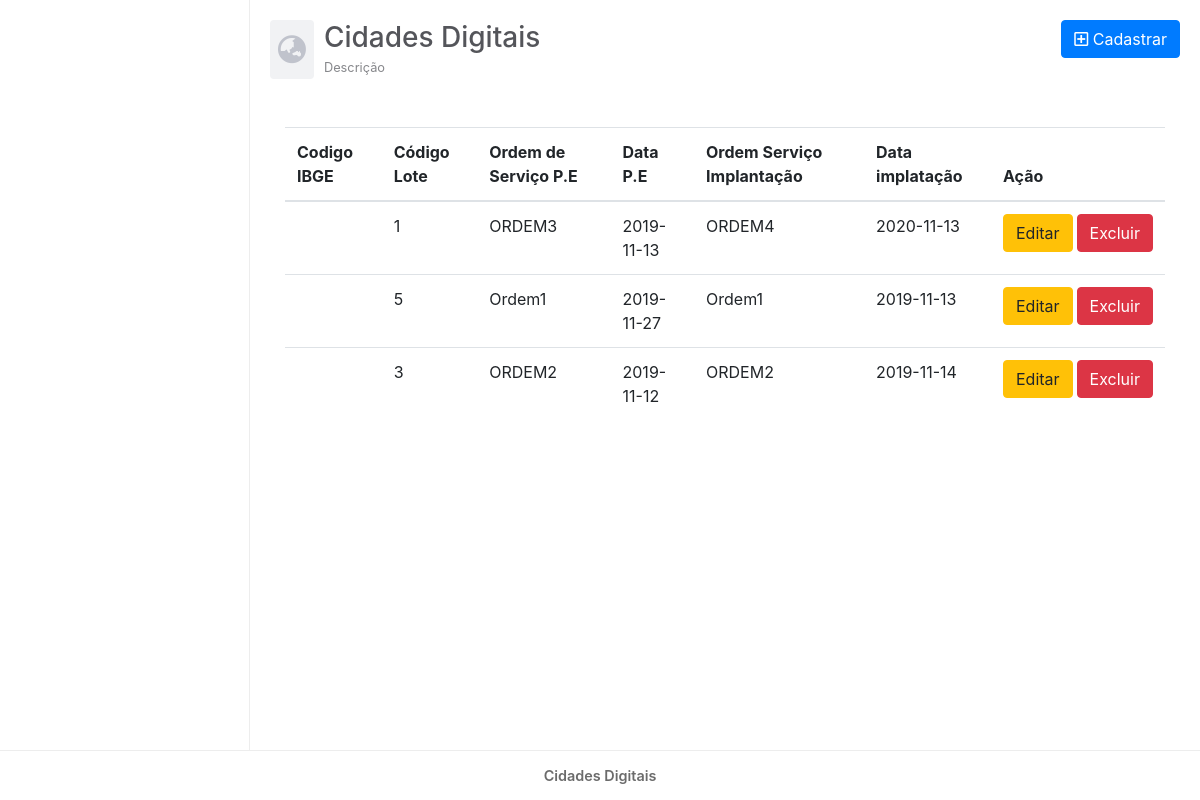
Page /View/Cd.php on the committed database.
### tables this page shows
CREATE TABLE IF NOT EXISTS `cd` (
  `cod_ibge` int(7) NOT NULL,
  `cod_lote` int(11) NOT NULL,
  `os_pe` varchar(10) DEFAULT NULL,
  `data_pe` date DEFAULT NULL,
  `os_imp` varchar(10) DEFAULT NULL,
  `data_imp` date DEFAULT NULL,
  PRIMARY KEY (`cod_ibge`),
  KEY `fk_cd_lote1_idx` (`cod_lote`)
);

### Model/DAO/ClassCdDAO.php (called while the page is built, shortened)
<?php
class ClassCdDAO {
    public function listarCd(){
        try {
            $pdo = Conexao::getInstance();
            $sql = "SELECT CONCAT(municipio.uf, '-',municipio.nome_municipio,' : ',cd.cod_ibge) AS cod_ibge,cd.cod_lote,cd.os_pe,cd.data_pe,cd.os_imp,cd.data_imp
            FROM cd
            INNER JOIN municipio ON cd.cod_ibge = municipio.cod_ibge
            ORDER BY cod_ibge ASC";
            $stmt = $pdo->prepare($sql);
            $stmt->execute();
            return $stmt->fetchAll();
        } catch (PDOException $ex) {
            return $ex->getMessage();
        }
    }
}

### Controller/ControleListarCd.php (called while the page is built)
<?php
require_once '../Model/DAO/ClassCdDAO.php';
$listar = new ClassCdDAO();
$dados = $listar->listarCd();
if($dados) {
    $array_dados = $dados;
} else {
    $array_dados = [];
}

### view/Cd.php (the view, shortened to what this page needs)
<?php
    include_once("_cabecalho.php");
    require_once("../Controller/ControleListarCd.php");
    ?>
    <main id="main">
        <div class="row mb-5">
          <div id="mainHeader" class="col-md-6 d-flex align-items-center">
            <span id="mainHeaderIcon">
                <i class="fas fa-globe-asia"></i>
            </span>
            <span>
            <h3 class="mb-0">Cidades Digitais</h3>
            <small>Descrição</small>
            </span>
            </div>
            <div class="col-md-6 text-right">
                <button type="button" class="btn btn-primary" data-toggle="modal" data-target=".cadastrar-Cd-modal-lg">
                <i class="far fa-plus-square"></i>
                Cadastrar
                </button>
            </div>
        </div>
        <div class="container">
          <div class="row">
            <div class="col-12">
              <div class="table-responsive">
                <table class="table">
                  <thead>
                    <tr>
                      <th scope="col">Codigo IBGE</th>
                      <th scope="col">Código Lote</th>
                      <th scope="col">Ordem de Serviço P.E </th>
                      <th scope="col">Data P.E</th>
                      <th scope="col">Ordem Serviço Implantação</th>
                      <th scope="col">Data implatação</th>
                      <th scope="col">Ação</th>
                    </tr>
                  </thead>
                  <tbody>
                  <?php
                    foreach($array_dados as $key => $value) {
                        ?>
                        <tr>
                          <td><?php echo $value['ibge'] ?></td>
                          <td><?php echo $value['cod_lote'] ?></td>
                          <td><?php echo $value['os_pe'] ?></td>
                          <td><?php echo $value['data_pe'] ?></td>
                          <td><?php echo $value['os_imp'] ?></td>
                          <td><?php echo $value['data_imp'] ?></td>
                          <td>
                            <span class="d-flex">
                            <a href="<?php echo URL ?>View/CdEditar.php?cod_ibge=<?php echo $value['cod_ibge'] ?>"
                                class="btn btn-warning mr-1">
                                Editar
                              </a>
                              <button onclick="apagarDados('<?php echo URL ?>Controller/ControleApagarCd.php?cod_ibge=<?php echo $value['cod_ibge'] ?>')" class="btn btn-danger">Excluir</button>
                            </span>
                          </td>
                        </tr>
                        <?php
                    }
                  ?>
                  </tbody>
                </table>
              </div>
            </div>
          </div>
        </div>
    </main>
  <?php
    include_once('_rodape.php');
?>

### view/css/estilos.css (style rules this page uses)
* { margin: 0; padding: 0; box-sizing: border-box; }
html, body, body>div, #container { height: 100%; }
main#main { grid-area: main; padding: 20px; }
main#main #mainHeader #mainHeaderIcon { font-size: 1.8rem; padding: 8px; border-radius: 4px; background: #f1f2f4; color: #c0c3cc; margin-right: 10px; }
main#main #mainHeader span h3 { color: #54555a; }
main#main #mainHeader span small { color: #86878b; }

### rows in the picture
cd: cod_lote "1", os_pe "ORDEM3", data_pe "2019-11-13", os_imp "ORDEM4", data_imp "2020-11-13"
cd: cod_lote "5", os_pe "Ordem1", data_pe "2019-11-27", os_imp "Ordem1", data_imp "2019-11-13"
cd: cod_lote "3", os_pe "ORDEM2", data_pe "2019-11-12", os_imp "ORDEM2", data_imp "2019-11-14"
